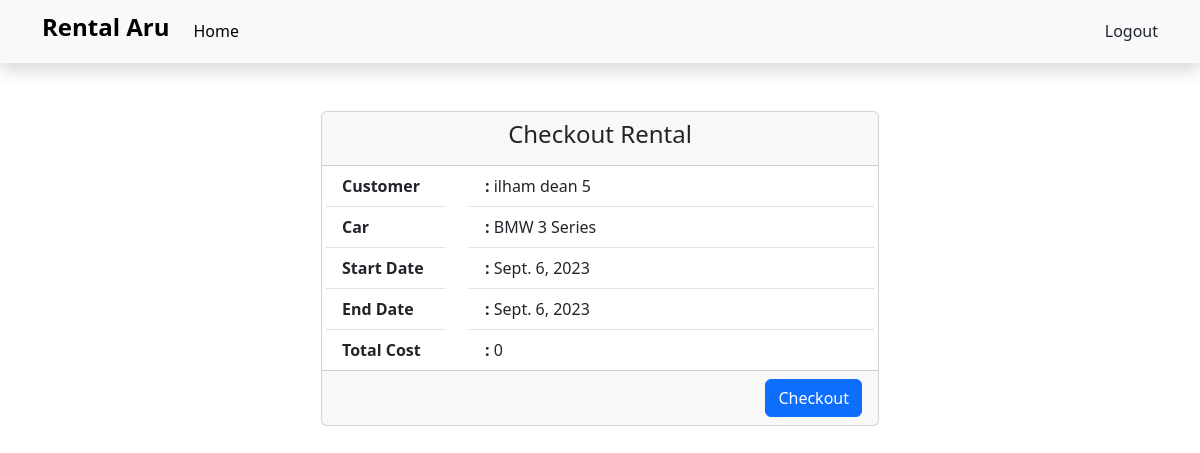
Screenshot of /checkout-rental/18/ (signed in) with the database file from the repository.
### base/models.py (models this page shows, shortened)
class Rental(models.Model):
    STATUS_CHOICES = [
        ('aktif', 'Aktif'),
        ('pending', 'Pending'),
        ('selesai', 'Selesai'),
    ]
    car = models.ForeignKey(Car, on_delete=models.CASCADE)
    customer = models.ForeignKey(settings.AUTH_USER_MODEL, on_delete=models.CASCADE)
    start_date = models.DateField()
    end_date = models.DateField()
    check_out_date = models.DateField(null=True, blank=True)
    status = models.CharField(max_length=20, choices=STATUS_CHOICES, default='pending')
    @property
    def total_cost(self):
        days = (self.end_date - self.start_date).days
        total_price = self.car.price * days
        return int(total_price)

class Car(models.Model):
    TRANSMISSION_CHOICES = [
        ('automatic', 'Automatic'),
        ('manual', 'Manual'),
    ]
    name = models.CharField(max_length=255)
    car_type = models.CharField(max_length=50)
    price = models.IntegerField(null=True)
    color = models.CharField(max_length=50)
    transmission = models.CharField(max_length=10, choices=TRANSMISSION_CHOICES)
    license_plate = models.CharField(max_length=15, unique=True)
    passenger_capacity = models.IntegerField()
    fuel_capacity = models.DecimalField(max_digits=5, decimal_places=2)
    description = models.TextField(blank=True, null=True)
    picture = models.ImageField(blank=True, null=True)
    is_booked = models.BooleanField(default=False)
    def __str__(self):
        return self.name

### account/models.py (models this page shows, shortened)
class User(AbstractBaseUser):
    GENDER_CHOICES = [
        ('laki-laki', 'Laki-laki'),
        ('perempuan', 'Perempuan'),
    ]
    email = models.EmailField(verbose_name='email address', max_length=255, unique=True,)
    full_name = models.CharField(max_length=255)
    gender = models.CharField(max_length=10, choices=GENDER_CHOICES, blank=True, null=True)
    birth_date = models.DateField(blank=True, null=True)
    phone_number = models.CharField(max_length=20, blank=True, null=True)
    nik = models.CharField(max_length=16, unique=True, blank=True, null=True)
    license_card_image = models.ImageField(blank=True, null=True)
    id_card_image = models.ImageField(blank=True, null=True)
    profile_picture = models.ImageField(blank=True, null=True)
    date_joined = models.DateField(verbose_name='date joined', auto_now_add=True,)
    last_login = models.DateField(verbose_name='last login', auto_now=True,)
    is_active = models.BooleanField(default=False)
    is_admin = models.BooleanField(default=False)
    is_superuser = models.BooleanField(default=False)
    objects = CustomUserManager()
    USERNAME_FIELD = 'email'
    REQUIRED_FIELDS = ['full_name']
    def __str__(self):
        return self.full_name

### base/views.py (the view, shortened to what this page needs)
# urls.py: path('checkout-rental/<str:pk>/', views.checkout_rental, name='checkout_rental'),
@login_required(login_url='login_page')
def checkout_rental(request, pk):
    rental = Rental.objects.get(id=pk)
    context = {
        'rental': rental
    }
    return render(request, 'checkout_rental.html', context)

### templates/checkout_rental.html (shortened to what this page needs)
{% extends 'base.html' %}
{% load crispy_forms_tags %}
{% block contents %}
<div class="container d-flex justify-content-center">
    <div class="col-md-6">
        <div class="card">
            <div class="card-header text-center">
                <h4 class="card-title">Checkout Rental</h4>
            </div>
            <div class="row px-1">
                <div class="col-3">
                    <ul class="list-group list-group-flush">
                        <li class="list-group-item"><strong>Customer</strong></li>
                        <li class="list-group-item"><strong>Car</strong></li>
                        <li class="list-group-item"><strong>Start Date</strong></li>
                        <li class="list-group-item"><strong>End Date</strong></li>
                        <li class="list-group-item"><strong>Total Cost</strong></li>
                    </ul>
                </div>
                <div class="col">
                    <ul class="list-group list-group-flush">
                        <li class="list-group-item"><strong>:</strong> {{rental.customer}}</li>
                        <li class="list-group-item"><strong>:</strong> {{rental.car}}</li>
                        <li class="list-group-item"><strong>:</strong> {{rental.start_date}}</li>
                        <li class="list-group-item"><strong>:</strong> {{rental.end_date}}</li>
                        <li class="list-group-item"><strong>:</strong> {{rental.total_cost}}</li>
                    </ul>
                </div>
            </div>
            <div class="card-footer text-end">
                <form method="post">
                    <button class="btn btn-primary" type="submit">Checkout</a>
                </form>
            </div>
        </div>
    </div>
</div>
{% endblock %}

### rows the page displays
Rental: customer "ilham dean 5", car "BMW 3 Series", start_date "Sept. 6, 2023", end_date "Sept. 6, 2023", total_cost "0"
